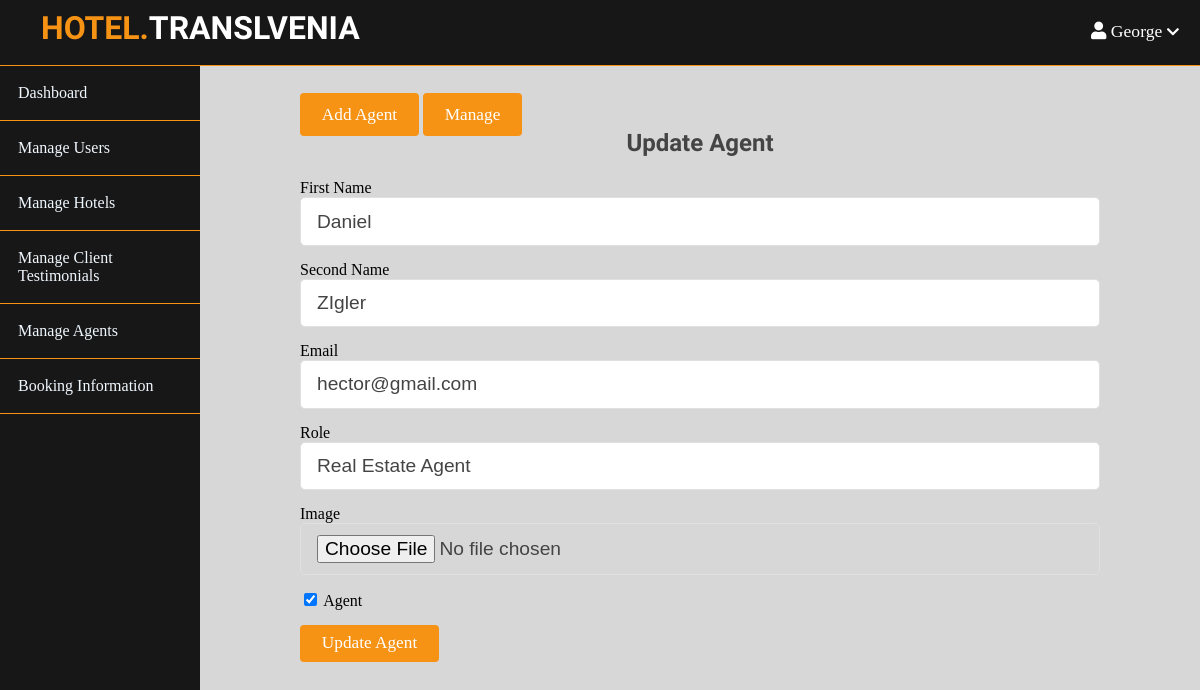
Page /Admin/agents/edit.php?id=11 (signed in) on the committed database.
### tables this page shows
CREATE TABLE `agents` (
  `id` int(11) NOT NULL,
  `agent` tinyint(4) NOT NULL,
  `email` varchar(255) NOT NULL,
  `username` varchar(255) NOT NULL,
  `secondname` varchar(255) NOT NULL,
  `role` varchar(255) NOT NULL,
  `created_at` timestamp NOT NULL DEFAULT current_timestamp(),
  `image` varchar(255) NOT NULL
);

### app/database/db.php (called while the page is built, shortened)
<?php
require("connect.php");
function executeQuery($sql,$data)
{
    global $conn;
	$stmt= $conn->prepare($sql);
	$values = array_values($data);
	$types = str_repeat("s",count($values));
	$stmt->bind_param($types, ...$values);
    $stmt ->execute();
	return $stmt;
}
function selectOne($table,$conditions)
{
	$sql = "SELECT * FROM $table ";
	$i=0;
	foreach($conditions as $key => $value)
	{
		if($i===0)
		{
			$sql =$sql . "WHERE $key=?";
		}
		else
		{
			$sql = $sql. " AND $key = ?";
        }
		$i++;
    }
	$sql = $sql." LIMIT 1";
	$stmt = executeQuery($sql,$conditions);
	$records = $stmt->get_result()->fetch_assoc();
	return $records;
}
?>

### app/controllers/agents.php (called while the page is built, shortened)
<?Php
 include(ROOT_PATH.'/app/database/db.php');
   $table ='agents';
    if(isset($_GET['id']))
    {
        $agent=selectOne($table,['id'=>$_GET['id']]);
        $role=$agent['role'];
        $username =$agent['username'];
        $secondname =$agent['secondname'];
        $email = $agent['email'];
    }
?>

### Admin/agents/edit.php (the view, shortened to what this page needs)
<?php
include(ROOT_PATH."/app/controllers/agents.php");
?>
<!DOCTYPE html>
<html lang="en">
<head>
    <link rel="stylesheet" href="https://use.fontawesome.com/releases/v5.0.7/css/all.css" />
    <link rel="stylesheet" href="../../assets/css/header.css" />
    <link rel="stylesheet" href="../../assets/css/admin.css" />
</head>
<body>
   <?php include(ROOT_PATH."/app/includes/adminHeader.php")  ?>
    <div class="admin-wrapper">
        <?php include(ROOT_PATH."/app/includes/adminSidebar.php")   ?>
        <div class="admin-content">
            <div class="button-group">
                <a href="create.php" class="btn btn-big">Add Agent</a>
                <a href="index.php" class="btn btn-big">Manage</a>
            </div>
            <div class="content">
                <h2 class="page-title">Update Agent</h2>
                <form  action="edit.php" method=post enctype="multipart/form-data" >
                    <div>
                        <label>First Name</label>
                        <input type="text" name="username" class="text-input" value="<?php echo $username; ?>"  />
                    </div>
                     <div>
                        <label>Second Name</label>
                        <input type="text" name="secondname" class="text-input" value="<?php echo $secondname; ?>"  />
                    </div>
                     <div>
                        <label>Email</label>
                        <input type="email" name="email" class="text-input" value="<?php echo $email; ?>"  />
                    </div>
                    <div>
                        <label>Role</label>
                        <input type="text" name="role" class="text-input" value="<?php echo $role; ?>"/>
                    </div>
                     <div>
                        <label>Image</label>
                        <input name="image" type="file" class="text-input">
                    </div>
                    <div>
                        <label>
                        <?php if(isset($isAgent)):  ?>
                                <input type="checkbox" name="agent"  checked>
                                Agent
                        <?php else: ?>
                                <input type="checkbox" name="agent" >
                                Agent
                        <?php endif;  ?>
                        </label>
                    </div>
                    <div>
                        <button name="update-agent" class="btn btn-big">Update Agent</button>
                    </div>
                </form>
            </div>
        </div>
    </div>
</body>
</html>

### assets/css/header.css (style rules this page uses)
* { box-sizing: border-box; }
html, body { height: 100%; padding: 0px; margin: 0px; background: #f1ebeb; font-family: "lora", serif; }
h1, h2, h3, h4, h5, h6 { font-family: 'candal', serif; color: #444; margin: 5px; }

### assets/css/admin.css (style rules this page uses)
.admin-wrapper { display: flex; height: calc(100% - 66px); }
.admin-wrapper .admin-content { flex: 8; height: 100%; background: #d7d7d7; padding: 40px 100px 100px; overflow-x: scroll; }
.admin-content .page-title { text-align: center; margin-bottom: 1.4rem; }
.text-input { padding: .7rem 1rem; display: block; border-radius: 5px; width: 100%; border: 1px solid #e0e0e0; outline: none; color: #444; line-height: 1.5rem; font-size: 1.2em; font-family: 'lora' serif; }
form div { margin-bottom: 15px; }
.btn { padding: .5rem 1rem; background: #f69314; color: white; border: 1px solid transparent; border-radius: .25rem; font-size: 1.08em; font-family: "lora", serif; }
.btn-big { padding: .7rem 1.3rem; line-height: .8rem; }
a { text-decoration: none; color: inherit; }

### rows in the picture
agents: username "Daniel", secondname "ZIgler", email "hector@gmail.com", role "Real Estate Agent"

### other values in the picture
$_SESSION['username'] "George"
